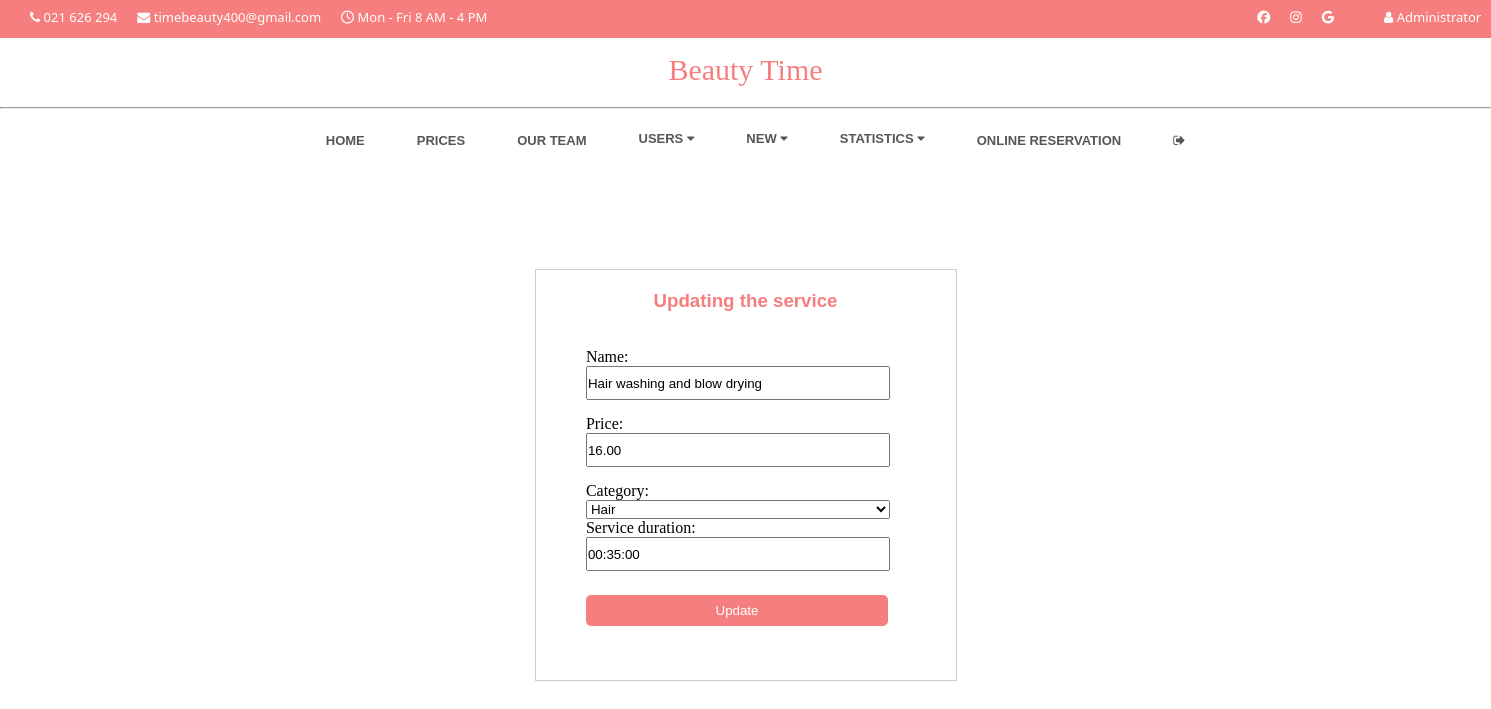
/update_service/1/ (signed in), run on the app's committed database.
### app1/models.py (models this page shows, shortened)
class Service(models.Model):
    name = models.CharField(max_length=255)
    price = models.DecimalField(max_digits=10, decimal_places=2, blank=False)
    category = models.ForeignKey(ServiceCategory, on_delete=models.CASCADE, blank=True, null=True) #stupac u bazi moze biti prazan
    service_duration = models.DurationField()

class ServiceCategory(models.Model):
    name = models.CharField(max_length=255)
    image = models.ImageField(upload_to='images/', blank=True)
    def __str__(self):
        return ' %s' % (self.name)

### app1/views.py (the view)
# urls.py: path('update_service/<int:service_id>/', views.update_service, name='update_service'),
def update_service(request, service_id):
    service = Service.objects.get(id = service_id)
    if request.user.is_superuser:
        if request.method == 'GET':
            service_to_update = ServiceForm(instance = service)
            return render(request, 'update_service.html', {'form': service_to_update})
        elif request.method == 'POST':
            service_to_update = ServiceForm(request.POST, instance = service)
            if service_to_update.is_valid():
                service_to_update.save()
                return redirect('index')
        else:
            return HttpResponse('Error!')

### app1/forms.py
class ServiceForm(forms.ModelForm):
    class Meta:
        model = Service
        fields = ['name', 'price', 'category', 'service_duration']

### app1/templates/update_service.html (shortened to what this page needs)
{% extends 'base.html' %}
{% block update_service_block %}
<form method="POST">
    <div class="update_service_card">
    <h3 id="update_service_title">Updating the service</h3><br><br>
        <div class="formFields">
            {{form}}
        </div>
        <input type="submit" value="Update" class="update_service_btn">
    </div>
</form>
{% endblock %}

### app1/static/css/style.css (style rules this page uses)
h3 { text-align: center; font-family: Arial, Helvetica, sans-serif; }

### app1/templates/base.html (style rules this page uses)
* { margin: 0; padding: 0; }

### app1/templates/update_service.html (style rules this page uses)
.update_service_card { border: 1px solid #ccc; position: relative; background-color: white; width: 380px; margin: 0 auto; padding: 20px; margin-top: 150px; height: 370px; }
.formFields { display: flex; flex-direction: column; width: 80%; left: 8%; position: relative; }
.formFields input { height: 30px; }
.formFields input { width: 300px; }
.formFields input { margin-bottom: 15px; }
#update_service_title { color: #f77e7e; font-family: Arial, Helvetica, sans-serif; text-align: center; }
.update_service_btn { background-color: #f77e7e; color: white; border: none; padding: 8px 130px; cursor: pointer; position: relative; left: 30px; margin-top: 9px; border-radius: 5px; }

### data on the page
Service: name "Hair washing and blow drying", price "16.00", category "Hair", service_duration "00:35:00"
